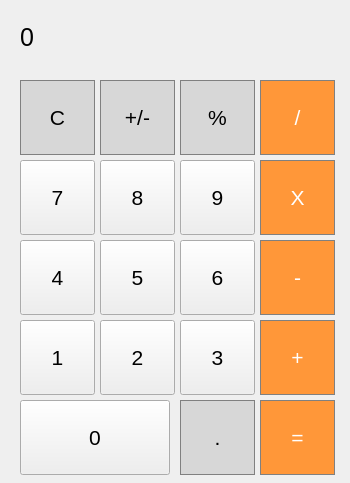
<?xml version="1.0" encoding="UTF-8"?>
<ui version="4.0">
 <class>MainWindow</class>
 <widget class="QMainWindow" name="MainWindow">
  <property name="geometry">
   <rect>
    <x>0</x>
    <y>0</y>
    <width>350</width>
    <height>483</height>
   </rect>
  </property>
  <property name="font">
   <font>
    <pointsize>16</pointsize>
   </font>
  </property>
  <property name="windowTitle">
   <string>MainWindow</string>
  </property>
  <widget class="QWidget" name="centralwidget">
   <widget class="QLabel" name="label">
    <property name="geometry">
     <rect>
      <x>20</x>
      <y>0</y>
      <width>311</width>
      <height>75</height>
     </rect>
    </property>
    <property name="font">
     <font>
      <pointsize>19</pointsize>
     </font>
    </property>
    <property name="styleSheet">
     <string notr="true">QLabel {
  qproperty-alignment: 'AlignVCenter | AlignRight';
  border: 1px solid gray;
}

background-color : white;
</string>
    </property>
    <property name="text">
     <string>0</string>
    </property>
   </widget>
   <widget class="QPushButton" name="pushButton">
    <property name="geometry">
     <rect>
      <x>20</x>
      <y>80</y>
      <width>75</width>
      <height>75</height>
     </rect>
    </property>
    <property name="font">
     <font>
      <pointsize>16</pointsize>
     </font>
    </property>
    <property name="styleSheet">
     <string notr="true">QPushButton {
  background-color: rgb(215, 215, 215);
  border: 1px solid gray;
}
QPushButton:pressed {
    background-color: qlineargradient(x1: 0, y1: 0, x2: 0, y2: 1,
                                      stop: 0 #BEBEBE, stop: 1 #D7D7D7);
}</string>
    </property>
    <property name="text">
     <string>C</string>
    </property>
   </widget>
   <widget class="QPushButton" name="pushButton_2">
    <property name="geometry">
     <rect>
      <x>100</x>
      <y>80</y>
      <width>75</width>
      <height>75</height>
     </rect>
    </property>
    <property name="font">
     <font>
      <pointsize>16</pointsize>
     </font>
    </property>
    <property name="styleSheet">
     <string notr="true">QPushButton {
  background-color: rgb(215, 215, 215);
  border: 1px solid gray;
}
QPushButton:pressed {
    background-color: qlineargradient(x1: 0, y1: 0, x2: 0, y2: 1,
                                      stop: 0 #BEBEBE, stop: 1 #D7D7D7);
}</string>
    </property>
    <property name="text">
     <string>+/-</string>
    </property>
   </widget>
   <widget class="QPushButton" name="pushButton_3">
    <property name="geometry">
     <rect>
      <x>260</x>
      <y>80</y>
      <width>75</width>
      <height>75</height>
     </rect>
    </property>
    <property name="font">
     <font>
      <pointsize>16</pointsize>
     </font>
    </property>
    <property name="styleSheet">
     <string notr="true">QPushButton {
  background-color: rgb(255, 151, 57);
  color: white; 
  border: 1px solid gray;
}

QPushButton:pressed {
    background-color: qlineargradient(x1: 0, y1: 0, x2: 0, y2: 1,
                                      stop: 0 #FF7832, stop: 1 #FF9739);
}</string>
    </property>
    <property name="text">
     <string>/</string>
    </property>
   </widget>
   <widget class="QPushButton" name="pushButton_4">
    <property name="geometry">
     <rect>
      <x>180</x>
      <y>80</y>
      <width>75</width>
      <height>75</height>
     </rect>
    </property>
    <property name="font">
     <font>
      <pointsize>16</pointsize>
     </font>
    </property>
    <property name="styleSheet">
     <string notr="true">QPushButton {
  background-color: rgb(215, 215, 215);
  border: 1px solid gray;
}
QPushButton:pressed {
    background-color: qlineargradient(x1: 0, y1: 0, x2: 0, y2: 1,
                                      stop: 0 #BEBEBE, stop: 1 #D7D7D7);
}</string>
    </property>
    <property name="text">
     <string>%</string>
    </property>
   </widget>
   <widget class="QPushButton" name="pushButton_5">
    <property name="geometry">
     <rect>
      <x>260</x>
      <y>160</y>
      <width>75</width>
      <height>75</height>
     </rect>
    </property>
    <property name="font">
     <font>
      <pointsize>16</pointsize>
     </font>
    </property>
    <property name="styleSheet">
     <string notr="true">QPushButton {
  background-color: rgb(255, 151, 57);
  color: white; 
  border: 1px solid gray;
}

QPushButton:pressed {
    background-color: qlineargradient(x1: 0, y1: 0, x2: 0, y2: 1,
                                      stop: 0 #FF7832, stop: 1 #FF9739);
}</string>
    </property>
    <property name="text">
     <string>X</string>
    </property>
   </widget>
   <widget class="QPushButton" name="pushButton_6">
    <property name="geometry">
     <rect>
      <x>180</x>
      <y>160</y>
      <width>75</width>
      <height>75</height>
     </rect>
    </property>
    <property name="font">
     <font>
      <pointsize>16</pointsize>
     </font>
    </property>
    <property name="styleSheet">
     <string notr="true">
QPushButton:pressed {
    background-color: qlineargradient(x1: 0, y1: 0, x2: 0, y2: 1,
                                      stop: 0 #dadbde, stop: 1 #f6f7fa);
}</string>
    </property>
    <property name="text">
     <string>9</string>
    </property>
   </widget>
   <widget class="QPushButton" name="pushButton_7">
    <property name="geometry">
     <rect>
      <x>100</x>
      <y>160</y>
      <width>75</width>
      <height>75</height>
     </rect>
    </property>
    <property name="font">
     <font>
      <pointsize>16</pointsize>
     </font>
    </property>
    <property name="styleSheet">
     <string notr="true">
QPushButton:pressed {
    background-color: qlineargradient(x1: 0, y1: 0, x2: 0, y2: 1,
                                      stop: 0 #dadbde, stop: 1 #f6f7fa);
}</string>
    </property>
    <property name="text">
     <string>8</string>
    </property>
   </widget>
   <widget class="QPushButton" name="pushButton_8">
    <property name="geometry">
     <rect>
      <x>20</x>
      <y>160</y>
      <width>75</width>
      <height>75</height>
     </rect>
    </property>
    <property name="font">
     <font>
      <pointsize>16</pointsize>
     </font>
    </property>
    <property name="styleSheet">
     <string notr="true">
QPushButton:pressed {
    background-color: qlineargradient(x1: 0, y1: 0, x2: 0, y2: 1,
                                      stop: 0 #dadbde, stop: 1 #f6f7fa);
}</string>
    </property>
    <property name="text">
     <string>7</string>
    </property>
   </widget>
   <widget class="QPushButton" name="pushButton_9">
    <property name="geometry">
     <rect>
      <x>260</x>
      <y>240</y>
      <width>75</width>
      <height>75</height>
     </rect>
    </property>
    <property name="font">
     <font>
      <pointsize>16</pointsize>
     </font>
    </property>
    <property name="styleSheet">
     <string notr="true">QPushButton {
  background-color: rgb(255, 151, 57);
  color: white; 
  border: 1px solid gray;
}

QPushButton:pressed {
    background-color: qlineargradient(x1: 0, y1: 0, x2: 0, y2: 1,
                                      stop: 0 #FF7832, stop: 1 #FF9739);
}</string>
    </property>
    <property name="text">
     <string>-</string>
    </property>
   </widget>
   <widget class="QPushButton" name="pushButton_10">
    <property name="geometry">
     <rect>
      <x>180</x>
      <y>240</y>
      <width>75</width>
      <height>75</height>
     </rect>
    </property>
    <property name="font">
     <font>
      <pointsize>16</pointsize>
     </font>
    </property>
    <property name="styleSheet">
     <string notr="true">
QPushButton:pressed {
    background-color: qlineargradient(x1: 0, y1: 0, x2: 0, y2: 1,
                                      stop: 0 #dadbde, stop: 1 #f6f7fa);
}</string>
    </property>
    <property name="text">
     <string>6</string>
    </property>
   </widget>
   <widget class="QPushButton" name="pushButton_11">
    <property name="geometry">
     <rect>
      <x>100</x>
      <y>240</y>
      <width>75</width>
      <height>75</height>
     </rect>
    </property>
    <property name="font">
     <font>
      <pointsize>16</pointsize>
     </font>
    </property>
    <property name="styleSheet">
     <string notr="true">
QPushButton:pressed {
    background-color: qlineargradient(x1: 0, y1: 0, x2: 0, y2: 1,
                                      stop: 0 #dadbde, stop: 1 #f6f7fa);
}</string>
    </property>
    <property name="text">
     <string>5</string>
    </property>
   </widget>
   <widget class="QPushButton" name="pushButton_12">
    <property name="geometry">
     <rect>
      <x>20</x>
      <y>240</y>
      <width>75</width>
      <height>75</height>
     </rect>
    </property>
    <property name="font">
     <font>
      <pointsize>16</pointsize>
     </font>
    </property>
    <property name="styleSheet">
     <string notr="true">
QPushButton:pressed {
    background-color: qlineargradient(x1: 0, y1: 0, x2: 0, y2: 1,
                                      stop: 0 #dadbde, stop: 1 #f6f7fa);
}</string>
    </property>
    <property name="text">
     <string>4</string>
    </property>
   </widget>
   <widget class="QPushButton" name="pushButton_13">
    <property name="geometry">
     <rect>
      <x>260</x>
      <y>320</y>
      <width>75</width>
      <height>75</height>
     </rect>
    </property>
    <property name="font">
     <font>
      <pointsize>16</pointsize>
     </font>
    </property>
    <property name="styleSheet">
     <string notr="true">QPushButton {
  background-color: rgb(255, 151, 57);
  color: white; 
  border: 1px solid gray;
}

QPushButton:pressed {
    background-color: qlineargradient(x1: 0, y1: 0, x2: 0, y2: 1,
                                      stop: 0 #FF7832, stop: 1 #FF9739);
}</string>
    </property>
    <property name="text">
     <string>+</string>
    </property>
   </widget>
   <widget class="QPushButton" name="pushButton_14">
    <property name="geometry">
     <rect>
      <x>180</x>
      <y>320</y>
      <width>75</width>
      <height>75</height>
     </rect>
    </property>
    <property name="font">
     <font>
      <pointsize>16</pointsize>
     </font>
    </property>
    <property name="styleSheet">
     <string notr="true">
QPushButton:pressed {
    background-color: qlineargradient(x1: 0, y1: 0, x2: 0, y2: 1,
                                      stop: 0 #dadbde, stop: 1 #f6f7fa);
}</string>
    </property>
    <property name="text">
     <string>3</string>
    </property>
   </widget>
   <widget class="QPushButton" name="pushButton_15">
    <property name="geometry">
     <rect>
      <x>100</x>
      <y>320</y>
      <width>75</width>
      <height>75</height>
     </rect>
    </property>
    <property name="font">
     <font>
      <pointsize>16</pointsize>
     </font>
    </property>
    <property name="styleSheet">
     <string notr="true">
QPushButton:pressed {
    background-color: qlineargradient(x1: 0, y1: 0, x2: 0, y2: 1,
                                      stop: 0 #dadbde, stop: 1 #f6f7fa);
}</string>
    </property>
    <property name="text">
     <string>2</string>
    </property>
   </widget>
   <widget class="QPushButton" name="pushButton_16">
    <property name="geometry">
     <rect>
      <x>20</x>
      <y>320</y>
      <width>75</width>
      <height>75</height>
     </rect>
    </property>
    <property name="font">
     <font>
      <pointsize>16</pointsize>
     </font>
    </property>
    <property name="styleSheet">
     <string notr="true">
QPushButton:pressed {
    background-color: qlineargradient(x1: 0, y1: 0, x2: 0, y2: 1,
                                      stop: 0 #dadbde, stop: 1 #f6f7fa);
}</string>
    </property>
    <property name="text">
     <string>1</string>
    </property>
   </widget>
   <widget class="QPushButton" name="pushButton_17">
    <property name="geometry">
     <rect>
      <x>260</x>
      <y>400</y>
      <width>75</width>
      <height>75</height>
     </rect>
    </property>
    <property name="font">
     <font>
      <pointsize>16</pointsize>
     </font>
    </property>
    <property name="styleSheet">
     <string notr="true">QPushButton {
  background-color: rgb(255, 151, 57);
  color: white; 
  border: 1px solid gray;
}

QPushButton:pressed {
    background-color: qlineargradient(x1: 0, y1: 0, x2: 0, y2: 1,
                                      stop: 0 #FF7832, stop: 1 #FF9739);
}</string>
    </property>
    <property name="text">
     <string>=</string>
    </property>
   </widget>
   <widget class="QPushButton" name="pushButton_18">
    <property name="geometry">
     <rect>
      <x>180</x>
      <y>400</y>
      <width>75</width>
      <height>75</height>
     </rect>
    </property>
    <property name="font">
     <font>
      <pointsize>16</pointsize>
     </font>
    </property>
    <property name="styleSheet">
     <string notr="true">QPushButton {
  background-color: rgb(215, 215, 215);
  border: 1px solid gray;
}
QPushButton:pressed {
    background-color: qlineargradient(x1: 0, y1: 0, x2: 0, y2: 1,
                                      stop: 0 #BEBEBE, stop: 1 #D7D7D7);
}</string>
    </property>
    <property name="text">
     <string>.</string>
    </property>
   </widget>
   <widget class="QPushButton" name="pushButton_20">
    <property name="geometry">
     <rect>
      <x>20</x>
      <y>400</y>
      <width>150</width>
      <height>75</height>
     </rect>
    </property>
    <property name="font">
     <font>
      <pointsize>16</pointsize>
     </font>
    </property>
    <property name="styleSheet">
     <string notr="true">
QPushButton:pressed {
    background-color: qlineargradient(x1: 0, y1: 0, x2: 0, y2: 1,
                                      stop: 0 #dadbde, stop: 1 #f6f7fa);
}</string>
    </property>
    <property name="text">
     <string>0</string>
    </property>
   </widget>
  </widget>
 </widget>
 <resources/>
 <connections/>
</ui>
